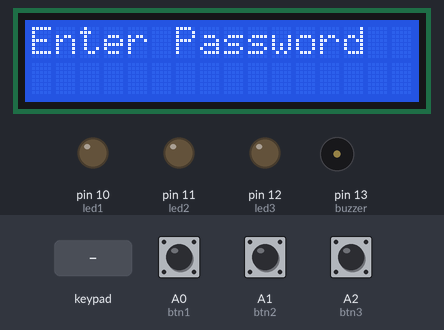
Recording of a sketch running on a simulated Arduino Uno, built with avr-gcc and run on an emulated ATmega328P. Parts: 16×2 character LCD, output pins drawn as LEDs (lit = HIGH), buzzer (waves = sounding). The test bench sets the inputs (shaded band); at power-on: A0 (btn1) HIGH, A1 (btn2) HIGH, A2 (btn3) HIGH. Random numbers use the default seed unless the sketch sets one.

Above: at 1.2 s.
1.3 s: keypad keys 1 2 3 4 pressed 0.4 s apart
At 5.6 s:
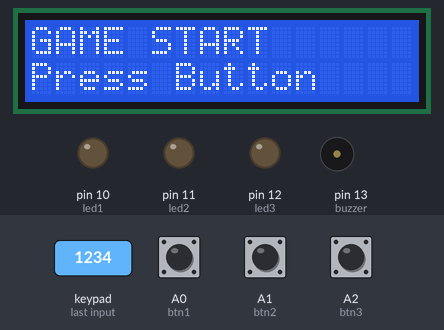
5.9 s: A0 (btn1) pulled LOW for 0.15 s
At 7.1 s:
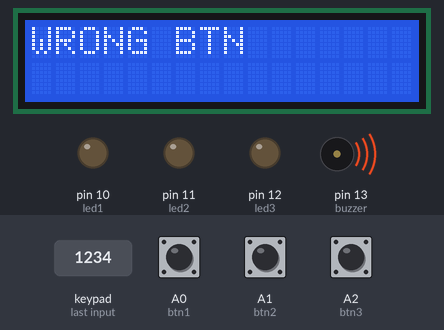
9.0 s: key 'A' pressed
At 9.3 s:
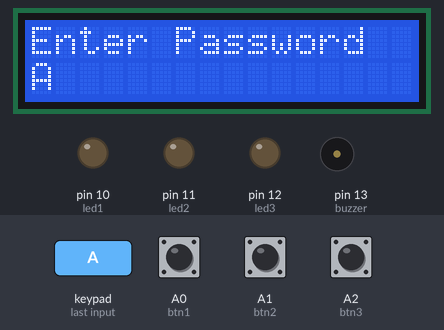
10.5 s: keypad keys 1 2 3 4 # pressed 0.4 s apart
At 11.7 s:
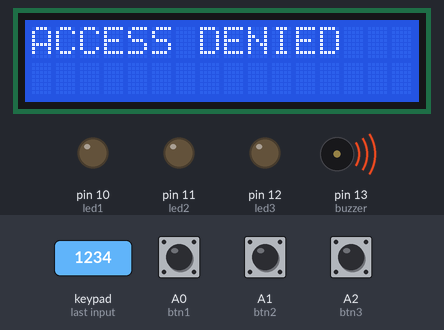
15.5 s: key 'B' pressed
At 16.5 s:
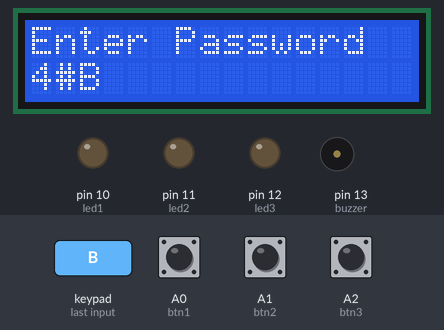
17.0 s: key '1' pressed
At 19.4 s:
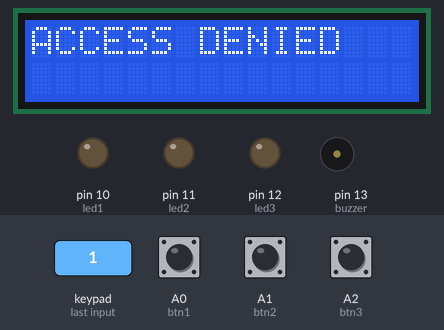
Timing chart, 0 to 20.9 s (numbered marks = the images above; inputs shaded):
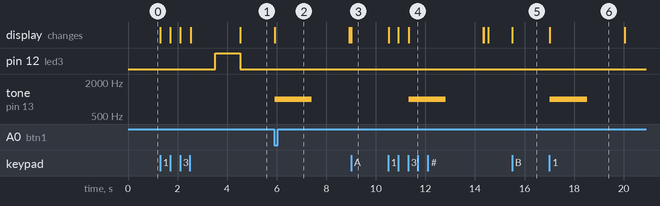

The sketch:

security_system.ino
```cpp
#include <Keypad.h>
#include <Wire.h>
#include <LiquidCrystal_I2C.h>

// LCD
LiquidCrystal_I2C lcd(0x27, 16, 2);

// Keypad
const byte ROWS = 4;
const byte COLS = 4;

char keys[ROWS][COLS] = {
  {'1','2','3','A'},
  {'4','5','6','B'},
  {'7','8','9','C'},
  {'*','0','#','D'}
};

byte rowPins[ROWS] = {6,5,4,3};
byte colPins[COLS] = {2,9,8,7};

Keypad keypad = Keypad(makeKeymap(keys), rowPins, colPins, ROWS, COLS);

// LEDs
int led1 = 10;
int led2 = 11;
int led3 = 12;

// Buttons
int btn1 = A0;
int btn2 = A1;
int btn3 = A2;
int emergencyBtn = A3;

// Buzzer
int buzzer = 13;

// Passwords
String password = "1234";
String emergencyPass = "6666";
String input = "";

void setup() {
  lcd.init();
  lcd.backlight();

  pinMode(led1, OUTPUT);
  pinMode(led2, OUTPUT);
  pinMode(led3, OUTPUT);

  pinMode(btn1, INPUT_PULLUP);
  pinMode(btn2, INPUT_PULLUP);
  pinMode(btn3, INPUT_PULLUP);
  pinMode(emergencyBtn, INPUT_PULLUP);

  pinMode(buzzer, OUTPUT);

  lcd.print("Enter Password");

  randomSeed(analogRead(0));
}

void loop() {

  char key = keypad.getKey();

  if (key) {
    lcd.setCursor(0,1);
    lcd.print(input + key);
    input += key;

    if (input.length() == 4) {

      // 🚨 Emergency
      if (input == emergencyPass && digitalRead(emergencyBtn) == LOW) {
        emergencyOpen();
      }

      // 🎮 Game
      else if (input == password) {
        gameMode();
      }

      // ❌ Wrong password
      else {
        accessDenied();
      }

      input = "";
      delay(500);
      lcd.clear();
      lcd.print("Enter Password");
    }
  }
}

// ❌ ACCESS DENIED (NO LOCK)
void accessDenied() {
  lcd.clear();
  lcd.print("ACCESS DENIED");

  tone(buzzer, 1000);
  delay(1500);
  noTone(buzzer);

  delay(1000); // wait then return
}

// 🎮 GAME MODE
void gameMode() {
  lcd.clear();
  lcd.print("GAME START");
  delay(1000);

  int correct = random(1,4);

  digitalWrite(led1, LOW);
  digitalWrite(led2, LOW);
  digitalWrite(led3, LOW);

  // LED ON for 1 sec
  if (correct == 1) digitalWrite(led1, HIGH);
  if (correct == 2) digitalWrite(led2, HIGH);
  if (correct == 3) digitalWrite(led3, HIGH);

  delay(1000);

  // LED OFF
  digitalWrite(led1, LOW);
  digitalWrite(led2, LOW);
  digitalWrite(led3, LOW);

  lcd.setCursor(0,1);
  lcd.print("Press Button");

  while (true) {

    if (digitalRead(btn1) == LOW) {
      checkAnswer(1, correct);
      break;
    }
    if (digitalRead(btn2) == LOW) {
      checkAnswer(2, correct);
      break;
    }
    if (digitalRead(btn3) == LOW) {
      checkAnswer(3, correct);
      break;
    }
  }
}

// ✅ CHECK BUTTON
void checkAnswer(int pressed, int correct) {

  lcd.clear();

  if (pressed == correct) {
    lcd.print("DOOR OPEN");

    tone(buzzer, 1000);
    delay(500);
    noTone(buzzer);

    digitalWrite(led2, HIGH);
    delay(3000);
    digitalWrite(led2, LOW);
  }
  else {
    lcd.print("WRONG BTN");

    tone(buzzer, 1000);
    delay(1500);
    noTone(buzzer);
  }

  delay(1000);
}

// 🚨 EMERGENCY
void emergencyOpen() {
  lcd.clear();
  lcd.print("EMERGENCY OPEN");

  tone(buzzer, 2000);
  delay(500);
  noTone(buzzer);

  digitalWrite(led2, HIGH);
  delay(5000);
  digitalWrite(led2, LOW);
}
```

Measured:
- after the input at 1.3 s, pin 12 (led3): LOW → HIGH after 2.2 s, → LOW 1.0 s later; the display: first changes at once (image 1 shows a later state)
- after the input at 5.9 s, tone on pin 13 (buzzer): silent → 1000 Hz at once, → silent 1.5 s later; the display: changes at once (image 2)
- after the input at 9.0 s, the display: changes at once (image 3)
- after the input at 10.5 s, tone on pin 13 (buzzer): silent → 1000 Hz after 0.82 s, → silent 1.5 s later; the display: first changes at once (image 4 shows a later state)
- after the input at 15.5 s, the display: changes at once (image 5)
- after the input at 17.0 s, tone on pin 13 (buzzer): silent → 1000 Hz at once, → silent 1.5 s later; the display: changes at once (image 6)
